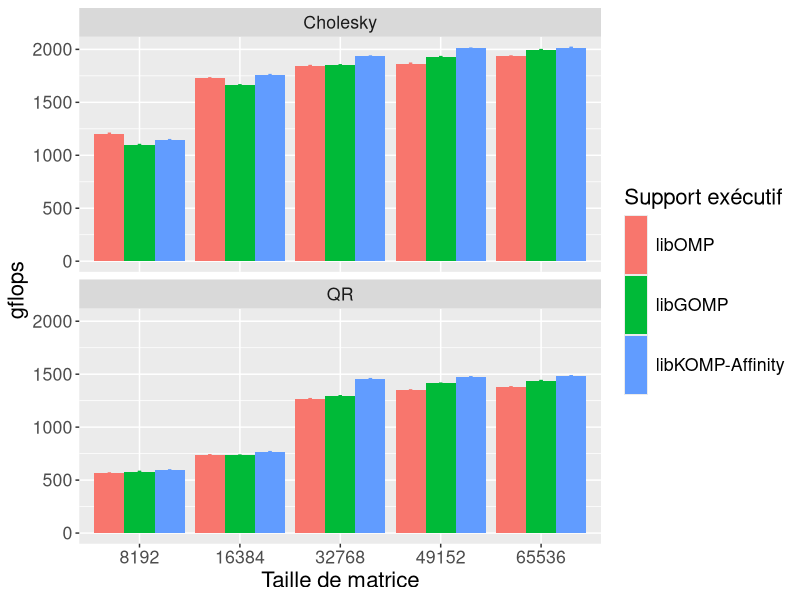

Write the R code that produced this figure.
library(ggplot2)
library(plyr)

wholeframe=read.table("./all_data.dat", header=TRUE)
wholeframe=subset(wholeframe, threads==96)



pdf("graph_details_qr_cholesky_brunch.pdf", width = 10, height=10)

wholeframe$Exp = revalue(wholeframe$Exp, c("dpotrf_taskdep"="Cholesky", "dgeqrf_taskdep"="QR"))
wholeframe$Exp = factor(wholeframe$Exp, levels=c("Cholesky","QR"), labels=c("Cholesky", "QR"))


myplot = ggplot(wholeframe, aes(x=factor(size), y = gflops, fill=runtime))
myplot = myplot + geom_bar(stat="identity", position=position_dodge())
myplot = myplot + geom_errorbar(position=position_dodge(0.9), aes(color=runtime, ymin=gflops-(2*std/iterations), ymax=gflops+(2*std/iterations), width=.1))
myplot = myplot + facet_wrap(~Exp, ncol=1)
myplot = myplot + theme(legend.position="right", text=element_text(size=16))
myplot = myplot + scale_x_discrete(name="Taille de matrice")
#myplot = myplot + scale_color_grey()
#myplot = myplot + ggtitle("Cholesky and QR performances for multiple sizes\n")
myplot = myplot + scale_fill_discrete(name="Support exécutif", labels=c("libOMP", "libGOMP", "libKOMP-Affinity"))
myplot = myplot + guides(fill=guide_legend(nrow=3, byrow=TRUE, keyheight=3), color=FALSE)



print(myplot)
dev.off()
